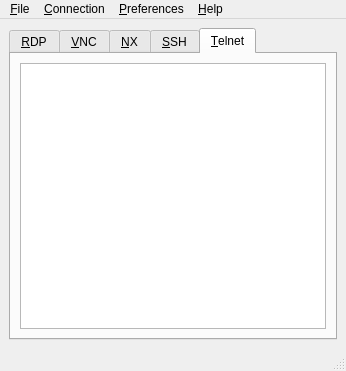
<?xml version="1.0" encoding="UTF-8"?>
<ui version="4.0">
 <class>MainWindow</class>
 <widget class="QMainWindow" name="MainWindow">
  <property name="geometry">
   <rect>
    <x>0</x>
    <y>0</y>
    <width>346</width>
    <height>371</height>
   </rect>
  </property>
  <property name="windowTitle">
   <string>MainWindow</string>
  </property>
  <widget class="QWidget" name="centralwidget">
   <layout class="QHBoxLayout" name="horizontalLayout">
    <item>
     <widget class="QTabWidget" name="tabWidget">
      <property name="currentIndex">
       <number>4</number>
      </property>
      <widget class="QWidget" name="tabRDP">
       <attribute name="title">
        <string>&amp;RDP</string>
       </attribute>
       <layout class="QGridLayout" name="gridLayout">
        <item row="0" column="0">
         <widget class="QListView" name="listView"/>
        </item>
       </layout>
      </widget>
      <widget class="QWidget" name="tabVNC">
       <attribute name="title">
        <string>&amp;VNC</string>
       </attribute>
       <layout class="QGridLayout" name="gridLayout_2">
        <item row="0" column="0">
         <widget class="QListView" name="listView_2"/>
        </item>
       </layout>
      </widget>
      <widget class="QWidget" name="tabNX">
       <attribute name="title">
        <string>&amp;NX</string>
       </attribute>
       <layout class="QGridLayout" name="gridLayout_4">
        <item row="0" column="0">
         <widget class="QListView" name="listView_4"/>
        </item>
       </layout>
      </widget>
      <widget class="QWidget" name="tabSSH">
       <attribute name="title">
        <string>&amp;SSH</string>
       </attribute>
       <layout class="QGridLayout" name="gridLayout_3">
        <item row="0" column="0">
         <widget class="QListView" name="listView_3"/>
        </item>
       </layout>
      </widget>
      <widget class="QWidget" name="tabTelnet">
       <attribute name="title">
        <string>&amp;Telnet</string>
       </attribute>
       <layout class="QGridLayout" name="gridLayout_5">
        <item row="0" column="0">
         <widget class="QListView" name="listView_5"/>
        </item>
       </layout>
      </widget>
     </widget>
    </item>
   </layout>
  </widget>
  <widget class="QMenuBar" name="menubar">
   <property name="geometry">
    <rect>
     <x>0</x>
     <y>0</y>
     <width>346</width>
     <height>25</height>
    </rect>
   </property>
   <widget class="QMenu" name="menu_File">
    <property name="title">
     <string>&amp;File</string>
    </property>
    <addaction name="actionExit"/>
   </widget>
   <widget class="QMenu" name="menu_Help">
    <property name="title">
     <string>&amp;Help</string>
    </property>
    <addaction name="actionAbout"/>
    <addaction name="actionAboutQt"/>
    <addaction name="actionHelp"/>
   </widget>
   <widget class="QMenu" name="menu_Service">
    <property name="title">
     <string>&amp;Preferences</string>
    </property>
    <addaction name="actionDefaultRDP"/>
    <addaction name="actionDefaultVNC"/>
    <addaction name="actionDefaultSSH"/>
   </widget>
   <widget class="QMenu" name="menu_Actions">
    <property name="title">
     <string>&amp;Connection</string>
    </property>
    <addaction name="actionListRDP"/>
    <addaction name="actionListVNC"/>
    <addaction name="actionListSSH"/>
    <addaction name="separator"/>
    <addaction name="actionOpen"/>
    <addaction name="separator"/>
    <addaction name="actionAdd"/>
    <addaction name="actionEdit"/>
    <addaction name="actionDel"/>
   </widget>
   <addaction name="menu_File"/>
   <addaction name="menu_Actions"/>
   <addaction name="menu_Service"/>
   <addaction name="menu_Help"/>
  </widget>
  <widget class="QStatusBar" name="statusbar"/>
  <action name="actionExit">
   <property name="text">
    <string>E&amp;xit</string>
   </property>
   <property name="shortcut">
    <string>Ctrl+X</string>
   </property>
  </action>
  <action name="actionAbout">
   <property name="text">
    <string>&amp;About</string>
   </property>
  </action>
  <action name="actionAboutQt">
   <property name="text">
    <string>About &amp;Qt</string>
   </property>
  </action>
  <action name="actionHelp">
   <property name="text">
    <string>&amp;Help</string>
   </property>
  </action>
  <action name="actionAdd">
   <property name="text">
    <string>&amp;Add</string>
   </property>
   <property name="toolTip">
    <string>Add new connection</string>
   </property>
  </action>
  <action name="actionEdit">
   <property name="text">
    <string>&amp;Edit</string>
   </property>
   <property name="toolTip">
    <string>Edit connection</string>
   </property>
  </action>
  <action name="actionDel">
   <property name="text">
    <string>&amp;Del</string>
   </property>
   <property name="toolTip">
    <string>Delete connection</string>
   </property>
  </action>
  <action name="actionOpen">
   <property name="text">
    <string>&amp;Open</string>
   </property>
   <property name="toolTip">
    <string>Open current connection</string>
   </property>
  </action>
  <action name="actionDefaultRDP">
   <property name="text">
    <string>&amp;RDP</string>
   </property>
   <property name="toolTip">
    <string>RDP defaults</string>
   </property>
  </action>
  <action name="actionDefaultVNC">
   <property name="text">
    <string>&amp;VNC</string>
   </property>
   <property name="toolTip">
    <string>VNC defaults</string>
   </property>
  </action>
  <action name="actionListRDP">
   <property name="text">
    <string>&amp;RDP</string>
   </property>
   <property name="toolTip">
    <string>Show RDP connections</string>
   </property>
  </action>
  <action name="actionListVNC">
   <property name="text">
    <string>&amp;VNC</string>
   </property>
   <property name="toolTip">
    <string>List VNC connections</string>
   </property>
  </action>
  <action name="actionDefaultSSH">
   <property name="text">
    <string>&amp;SSH</string>
   </property>
   <property name="toolTip">
    <string>Default SSH preferences</string>
   </property>
  </action>
  <action name="actionListSSH">
   <property name="text">
    <string>&amp;SSH</string>
   </property>
  </action>
 </widget>
 <resources>
  <include location="../qrdc.qrc"/>
 </resources>
 <connections/>
</ui>
